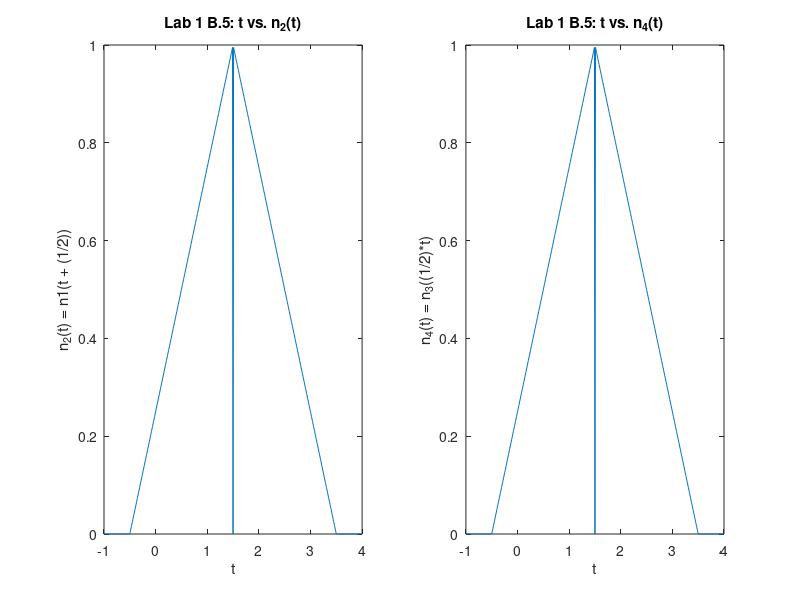

Write the MATLAB code that produced this figure.
% Pre-run clearing
clc;   %Clear command window
clf;   %Clear figure window
clear; %Clear variables from RAM

% From Lab1_B1.m
p = @(t) 1.0.*((t>=0)&(t<1));

% From Lab1_B2.m
r = @(t) t.*p(t);
n = @(t) r(t) + r(-t + 2);

% From Lab1_B3.m
n_1 = @(t) n(0.5 .* t);
n_2 = @(t) n_1(t + 0.5);

% From Lab1_B4.m
n_3 = @(t) n(t + 0.25);
n_4 = @(t) n_3(0.5 .* t);

% Define x-axes t from -1 to 4 by step 0.01
t = (-1:0.01:4); 

% Create subplot - 1 row, 2 cols, position 1
subplot(1,2,1);
plot(t, n_2(t));

% Set labels
xlabel('t'); 
ylabel('n_2(t) = n1(t + (1/2))');
title('Lab 1 B.5: t vs. n_2(t)');

% Create subplot - 1 row, 2 cols, position 2
subplot(1,2,2);
plot(t, n_4(t));

% Set labels
xlabel('t'); 
ylabel('n_4(t) = n_3((1/2)*t)');
title('Lab 1 B.5: t vs. n_4(t)');
